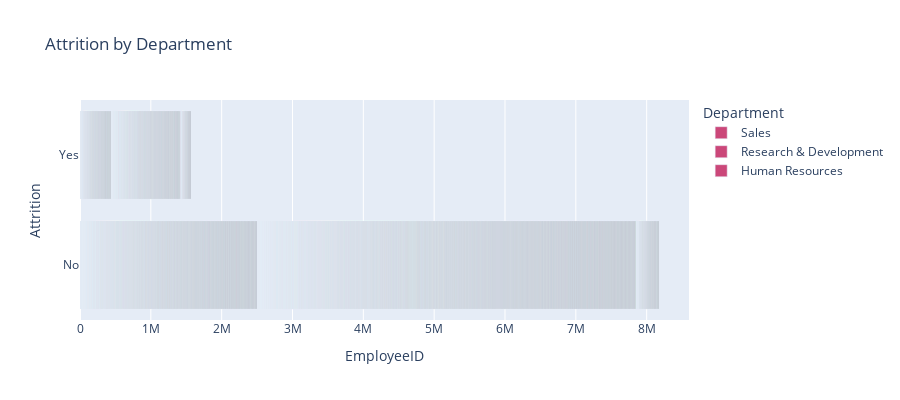

The cell this chart's notebook holds for it:
### Code cell
fig = px.bar(df, x = 'EmployeeID', y = 'Attrition', color = 'Department', orientation = 'h',
             height = 400,
             title = 'Attrition by Department')
fig.show()

### Figure 1 — Plotly figure (JSON) as saved in the notebook; plotly's stock layout.template omitted (floating-point values rounded to 4 significant figures; data arrays with more than 128 entries replaced by an {"elided": "..."} marker saying what was removed)
{"data": [{"alignmentgroup": "True", "hovertemplate": "Department=Sales<br>EmployeeID=%{x}<br>Attrition=%{y}<extra></extra>", "legendgroup": "Sales", "marker": {"color": [0.8941, 0.102, 0.1098], "pattern": {"shape": ""}}, "name": "Sales", "offsetgroup": "Sales", "orientation": "h", "showlegend": true, "textposition": "auto", "type": "bar", "x": {"elided": "1338 int values"}, "xaxis": "x", "y": {"elided": "1338 str values"}, "yaxis": "y"}, {"alignmentgroup": "True", "hovertemplate": "Department=Research & Development<br>EmployeeID=%{x}<br>Attrition=%{y}<extra></extra>", "legendgroup": "Research & Development", "marker": {"color": [0.2157, 0.4941, 0.7216], "pattern": {"shape": ""}}, "name": "Research & Development", "offsetgroup": "Research & Development", "orientation": "h", "showlegend": true, "textposition": "auto", "type": "bar", "x": {"elided": "2883 int values"}, "xaxis": "x", "y": {"elided": "2883 str values"}, "yaxis": "y"}, {"alignmentgroup": "True", "hovertemplate": "Department=Human Resources<br>EmployeeID=%{x}<br>Attrition=%{y}<extra></extra>", "legendgroup": "Human Resources", "marker": {"color": [0.302, 0.6863, 0.2902], "pattern": {"shape": ""}}, "name": "Human Resources", "offsetgroup": "Human Resources", "orientation": "h", "showlegend": true, "textposition": "auto", "type": "bar", "x": {"elided": "189 int values"}, "xaxis": "x", "y": {"elided": "189 str values"}, "yaxis": "y"}], "layout": {"barmode": "relative", "height": 400, "legend": {"title": {"text": "Department"}, "tracegroupgap": 0}, "title": {"text": "Attrition by Department"}, "xaxis": {"anchor": "y", "domain": [0.0, 1.0], "title": {"text": "EmployeeID"}}, "yaxis": {"anchor": "x", "domain": [0.0, 1.0], "title": {"text": "Attrition"}}}}
